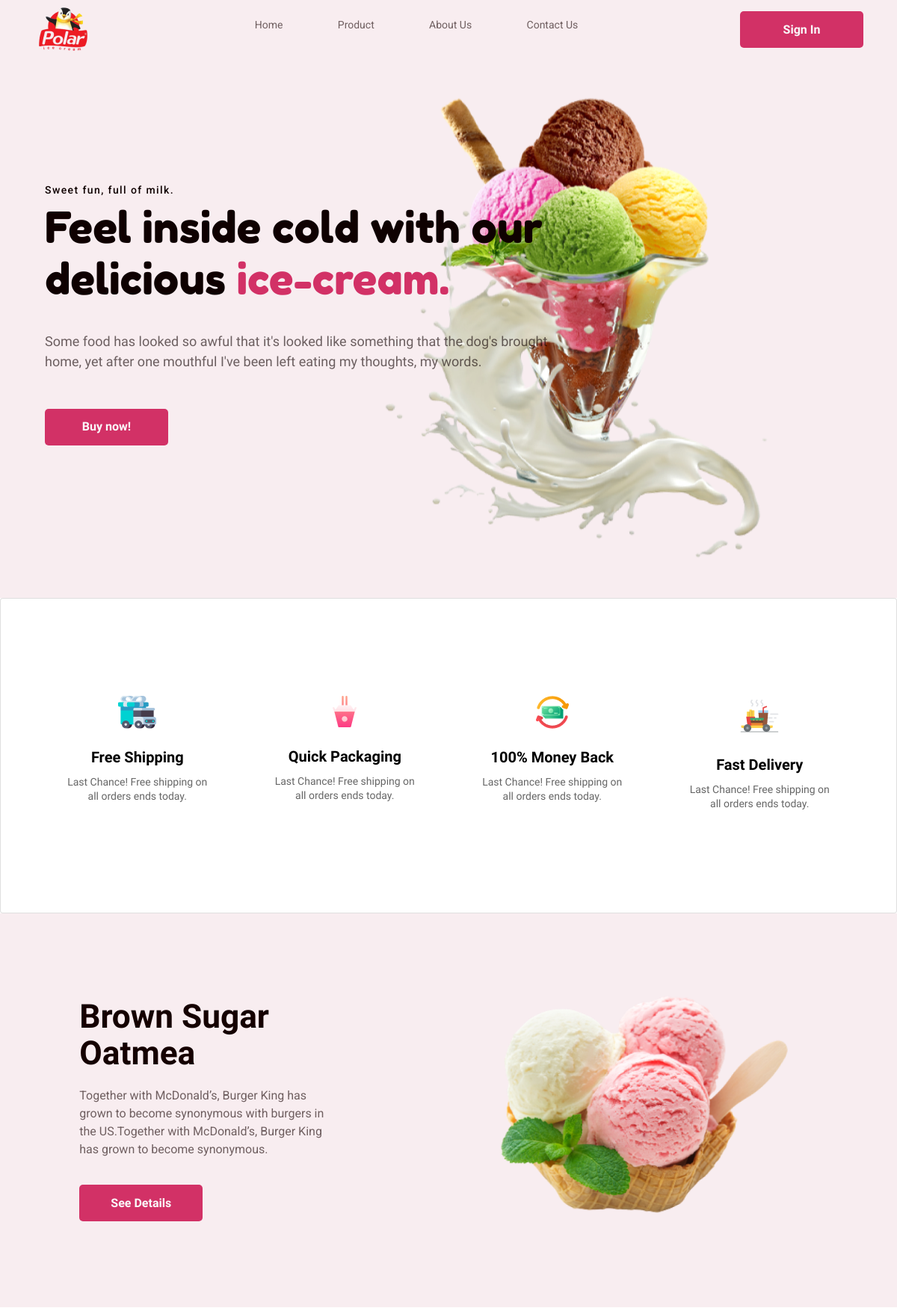
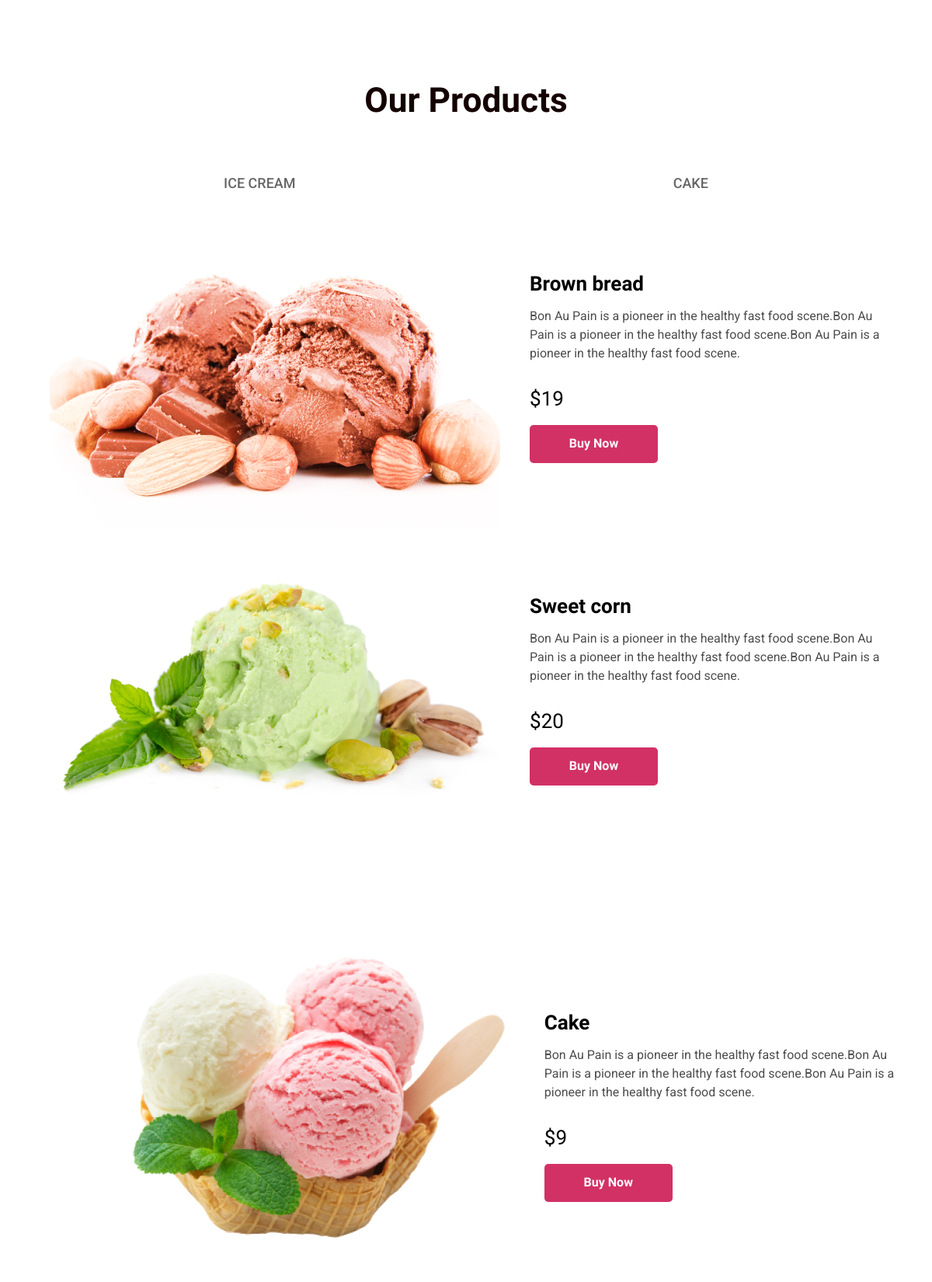
The page / (upper part) on the database its author committed (2 pictures, top to bottom).
### web/models.py (models this page shows, shortened)
class Category(models.Model):
    title = models.CharField(
        max_length=120
    )

class Product(models.Model):
    category = models.ForeignKey(
        Category,
        on_delete=models.CASCADE,
        related_name='category'
    )
    title = models.CharField(
        max_length=120,
        null=True,
        blank=True,
    )
    description = models.TextField(
        null=True,
        blank=True,
    )
    price = models.PositiveIntegerField(
        default=0,
    )
    image = models.ImageField()

### web/views.py (the view)
# urls.py: path('', views.IndexView.as_view(), name='index'),
class IndexView(generic.ListView):
    template_name = 'index.html'
    model = models.Product
    context_object_name = 'products'
    def get(self, request, *args, **kwargs):
        if request.user.is_authenticated:
            if request.user.cart_set.last() is None:
                models.Cart.objects.create(
                    user=request.user
                )
        return super().get(request, *args, **kwargs)
    def get_context_data(self, *args, **kwargs):
        context = super().get_context_data(*args, **kwargs)
        context.update({
            'categories': models.Category.objects.all()
        })
        return context

### web/templates/index.html (shortened to what this page needs)
{% extends 'base.html' %}
{% load static %}
{% block start_content %}
    <div class="start-content">
        <div class="start-left col-md-8 col-sm-12 col-12">
            <h6 class="start-small__title">
                Sweet fun, full of milk.
            </h6>
            <h1 class="start-title">
                Feel inside cold with our delicious <span>ice-cream.</span>
            </h1>
            <p class="start-text">
                Some food has looked so awful that it's looked like something that the dog's brought home, yet after one mouthful I've been left eating my thoughts, my words.
            </p>
            <a href="{% url 'products' %}">
                <button class="start-btn">
                    Buy now!
                </button>
            </a>
        </div>
        <div class="start-right">
            <img src="{% static 'img/Group 138.png' %}" alt="">
        </div>
    </div>
{% endblock %}
{% block main %}
    <section class="card">
        <div class="container d-flex flex-wrap justify-content-around">
            <div class="card-item">
                <img src="{% static 'img/car.png' %}" alt="">
                <h3 class="card-item__title">Free Shipping</h3>
                <p class="card-item__text">
                    Last Chance! Free shipping on all orders ends today.
                </p>
            </div>
            <div class="card-item">
                <img src="{% static 'img/stack.png' %}" alt="">
                <h3 class="card-item__title">Quick Packaging</h3>
                <p class="card-item__text">
                    Last Chance! Free shipping on all orders ends today.
                </p>
            </div>
            <div class="card-item">
                <img src="{% static 'img/cash.png' %}" alt="">
                <h3 class="card-item__title">100% Money Back</h3>
                <p class="card-item__text">
                    Last Chance! Free shipping on all orders ends today.
                </p>
            </div>
            <div class="card-item">
                <img src="{% static 'img/graid.png' %}" alt="">
                <h3 class="card-item__title">Fast Delivery</h3>
                <p class="card-item__text">
                    Last Chance! Free shipping on all orders ends today.
                </p>
            </div>
        </div>
    </section>
    <section class="sugar">
        <div class="container d-flex justify-content-around flex-wrap align-items-center">
            <div class="sugar-left col-md-4 col-12 col-sm-12">
                <h3 class="sugar-title">Brown Sugar Oatmea</h3>
                <p class="sugar-text">Together with McDonald’s, Burger King has grown to become synonymous with burgers in the US.Together with McDonald’s, Burger King has grown to become synonymous.</p>
                <button class="sugar-btn">See Details</button>
            </div>
            <div class="sugar-right col-md-6">
                <img class="w-100" src="{% static 'img/mar.png' %}" alt="">
            </div>
        </div>
    </section>
    <section class="product">
        <div class="container">
            <h3 class="product-title">
                Our Products
            </h3>
            <div class="category">
                <ul class="d-flex justify-content-around">
                    {% for category in categories %}
                        <li><a href="{% url 'products' %}?category={{ category.id }}">
                            {{ category.title.upper }}
                        </a></li>
                    {% endfor %}
                </ul>
            </div>
            <div class="product-box">
                {% for product in products %}
                    <div class="product-card d-flex justify-content-around flex-wrap align-items-center">
                        <div class="product-left">
                            <img src="{{ product.image.url }}" alt="">
                        </div>
                        <div class="product-right">
                            <h3 class="product-card__name">{{ product.title }}</h3>
                            <p class="product-card__text">{{ product.description }}</p>
                            <h3 class="product-card__price">${{ product.price }}</h3>
                            <a href="{% url 'products' %}">
                                <button class="product-card__btn">Buy Now</button>
                            </a>
                        </div>
                    </div>
                {% endfor %}
            </div>
        </div>
    </section>
{% endblock %}

### web/static/css/style.css (style rules this page uses)
* { padding: 0;margin: 0; }
a { text-decoration: none; }
div { box-sizing: border-box; }
.container { max-width: 1125px; margin: auto; }
.header-btn, .start-btn, .sugar-btn, .product-card__btn { width: 165px; height: 49px; background: #D23166; border-radius: 5px; border: none; font-family: Hind Madurai; font-style: normal; font-weight: bold; font-size: 16px; line-height: 22px; color: #FAFAFA; }
.start-left { margin-top: 167px; z-index: 1; }
.start-small__title { font-family: Roboto; font-style: normal; font-weight: 500; font-size: 14px; line-height: 16px; letter-spacing: 0.1em; color: #0F0101; }
.start-title { font-family: Fredoka One; font-style: normal; font-weight: normal; font-size: 57.33px; line-height: 120.5%; color: #0F0101; margin-top: 6px; margin-bottom: 35px; }
.start-title span { color: #D23166; }
.start-text { font-family: Hind Madurai; font-style: normal; font-weight: normal; font-size: 18px; line-height: 27px; color: #0F0101; opacity: 0.6; margin-bottom: 50px; }
.start-right { position: absolute; right: 0px; top: 50%; transform: translateY(-50%); margin-top: 70px; }
.card { padding-top: 130px; padding-bottom: 120px; }
.card-item { max-width: 200px; text-align: center; }
.card-item__title { font-family: Hind Madurai; font-style: normal; font-weight: 600; font-size: 20px; line-height: 28px; color: #000000; margin-top: 24px; margin-bottom: 10px; }
.card-item__text { font-family: Hind Madurai; font-style: normal; font-weight: normal; font-size: 14px; line-height: 19px; text-align: center; color: #000000; opacity: 0.6; }
.sugar { background: #F8EDF0; }
.sugar-title { font-family: Hind Madurai; font-style: normal; font-weight: 600; font-size: 44.2px; line-height: 49px; color: #150101; }
.sugar-text { font-family: Roboto; font-style: normal; font-weight: normal; font-size: 16px; line-height: 24px; color: #150101; opacity: 0.6; margin-top: 20px; margin-bottom: 35px; }
.product { padding-top: 100px; padding-bottom: 100px; }
.product-title { font-family: Hind Madurai; font-style: normal; font-weight: 600; font-size: 44.2px; line-height: 61px; color: #150101; text-align: center; margin-bottom: 64px; }
.category ul { list-style-type: none; }
.category a { font-family: Roboto; font-style: normal; font-weight: 500; font-size: 18px; line-height: 21px; color: #000000; opacity: 0.6; }
.product-card__name { font-family: Hind Madurai; font-style: normal; font-weight: bold; font-size: 26px; line-height: 36px; color: #000000; }
.product-card__text { font-family: Roboto; font-style: normal; font-weight: normal; font-size: 16px; line-height: 24px; color: #000000; opacity: 0.7; margin-top: 12px; margin-bottom: 28px; }
.product-card__price { font-family: Hind Madurai; font-style: normal; font-weight: 500; font-size: 26px; line-height: 36px; color: #000000; margin-bottom: 16px; }
.product-right { max-width: 454px; }

### rows shown on the page
Category: title "ICE CREAM"
Category: title "CAKE"
Product: image (picture), title "Brown bread", description "Bon Au Pain is a pioneer in the healthy fast food scene.Bon Au Pain is a pioneer in the healthy fast food scene.Bon Au Pain is a pioneer in the healthy fast food scene.", price "19"
Product: image (picture), title "Sweet corn", description "Bon Au Pain is a pioneer in the healthy fast food scene.Bon Au Pain is a pioneer in the healthy fast food scene.Bon Au Pain is a pioneer in the healthy fast food scene.", price "20"
Product: image (picture), title "Cake", description "Bon Au Pain is a pioneer in the healthy fast food scene.Bon Au Pain is a pioneer in the healthy fast food scene.Bon Au Pain is a pioneer in the healthy fast food scene.", price "9"
